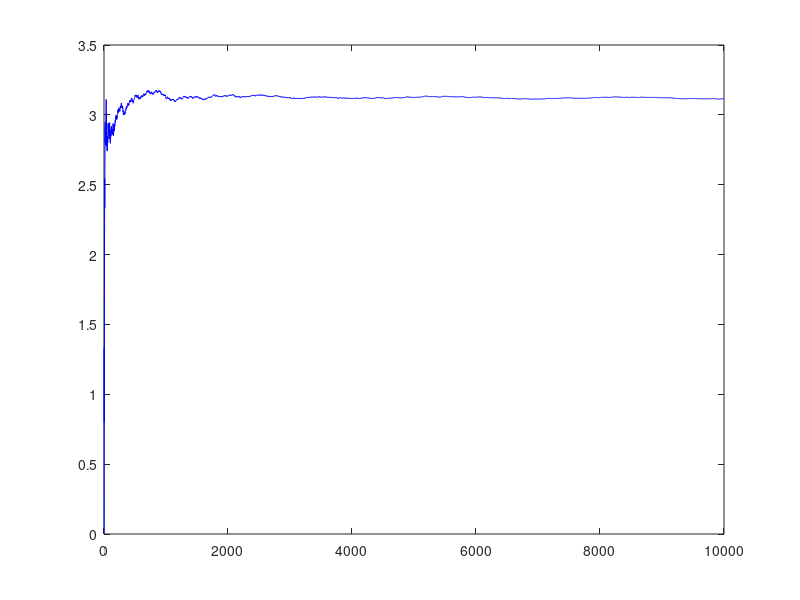

The MATLAB script that drew this image: (Note: this script raises an error after producing the figure.)
% Monte Carlo Pi Estimation
% IE221 - TeamWork 3
% Task 4

clc;
clear;

N = 10000;                 % Total number of random points
inside = 0;                % Counter for points inside the quarter circle
pi_estimates = zeros(N,1); % Store pi estimates

for i = 1:N
    x = rand;              % Random x in [0,1]
    y = rand;              % Random y in [0,1]
    
    if x^2 + y^2 <= 1
        inside = inside + 1;
    end
    
    pi_estimates(i) = 4 * inside / i;
end

figure;
plot(1:N, pi_estimates, 'b');
yline(pi, 'r--', 'LineWidth', 2);
xlabel('Number of points (n)');
ylabel('Estimated \pi');
title('Monte Carlo Estimation of \pi');
grid on;

% Save figure
mkdir ../results
mkdir ../results/figures
saveas(gcf, '../results/figures/pi_estimation.png');






